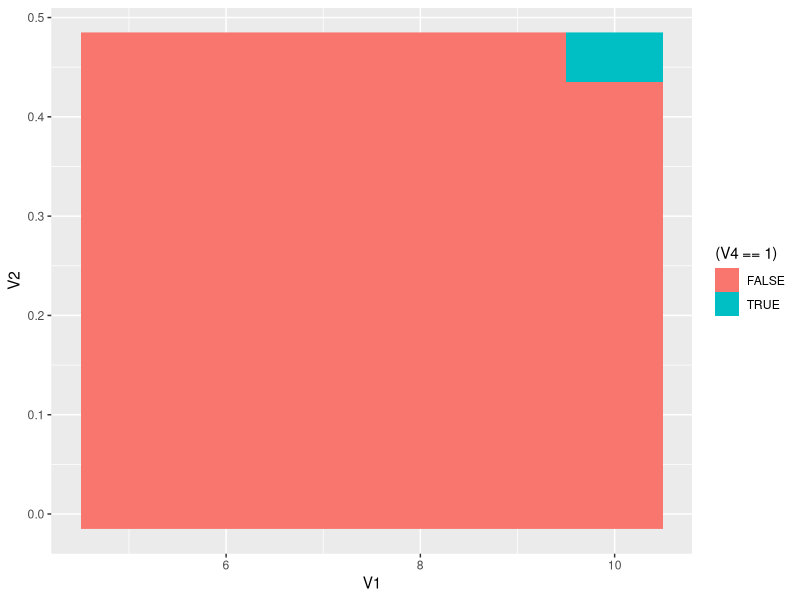

This figure's R source:
set.seed(1)
library(tidyverse)
library(reshape2)
nCr <- function(n,r) factorial(n)/(factorial(r)*factorial(n-r))
binom<-function(success,flips,prob) nCr(flips,success)*prob^success*(1-prob)^(flips-success)
possibilities <- function(n) distinct(as.data.frame(t(combn(rep(c(F,T),n),n,NULL,T))))
likelihood <- function(x, n,prob=0.5) prob^x*(1-prob)^(n-x)
splitter <- function(values, N){
  inds = c(0, sapply(1:N, function(i) which.min(abs(cumsum(as.numeric(values)) - sum(as.numeric(values))/N*i))))
  dif = diff(inds)
  re = rep(1:length(dif), times = dif)
  return(split(values, re))
}
colMax<-function(X) apply(X, 2, max)
prive = function(v, N){ #added dummy N argument because of the tester function
  dummy = N
  computeD <- function(p, q, S) {
    n <- length(S)
    S.star <- S[n] / 3
    if (all(p < q)) {
      (S[p] - S.star)^2 + (S[q] - S[p] - S.star)^2 + (S[n] - S[q] - S.star)^2
    } else {
      stop("You shouldn't be here!")
    }
  }
  optiCut <- function(v, N) {
    S <- cumsum(v)
    n <- length(v)
    S_star <- S[n] / 3
    # good starting values
    p_star <- which.min((S - S_star)^2)
    q_star <- which.min((S - 2*S_star)^2)
    print(min <- computeD(p_star, q_star, S))
    
    count <- 0
    for (q in 2:(n-1)) {
      S3 <- S[n] - S[q] - S_star
      if (S3*S3 < min) {
        count <- count + 1
        D <- computeD(seq_len(q - 1), q, S)
        ind = which.min(D);
        if (D[ind] < min) {
          # Update optimal values
          p_star = ind;
          q_star = q;
          min = D[ind];
        }
      }
    }
    c(p_star, q_star, computeD(p_star, q_star, S), count)
  }
  z3 = optiCut(v)
  inds = c(0, z3[1:2], length(v))
  dif = diff(inds)
  re = rep(1:length(dif), times = dif)
  return(split(v, re))
} #added output to be more in line with the other two
people<-21
mintosses <- ceiling(log2(people))
maxtosses<-10
result<-NULL

for (i in mintosses:maxtosses){
  for (j in seq(0.01,0.5,0.05)){
    a <- possibilities(i)
    a <- cbind(a,sum=apply(a,1,sum))
    a <- cbind(a, chance=sapply(a$sum,likelihood,n=i,prob=j))
    split<-splitter(a$chance,people)
    result<-rbind(result,c(i,j,sum(abs(sapply(split, sum)-1/people)),all(abs(sapply(split, sum)-1/people)<0.001)))
  }
}

result<-as.data.frame(result)
ggplot(result, aes(x=V1, y=V2, fill=(V4==1)))+geom_raster(interpolate=F)
head(result[result$V4==1,],1)
a <- possibilities(10)
a <- cbind(a,sum=apply(a,1,sum))
a <- cbind(a, chance=sapply(a$sum,likelihood,n=10,prob=.46))
split<-splitter(a$chance,people)
sapply(split, sum)
